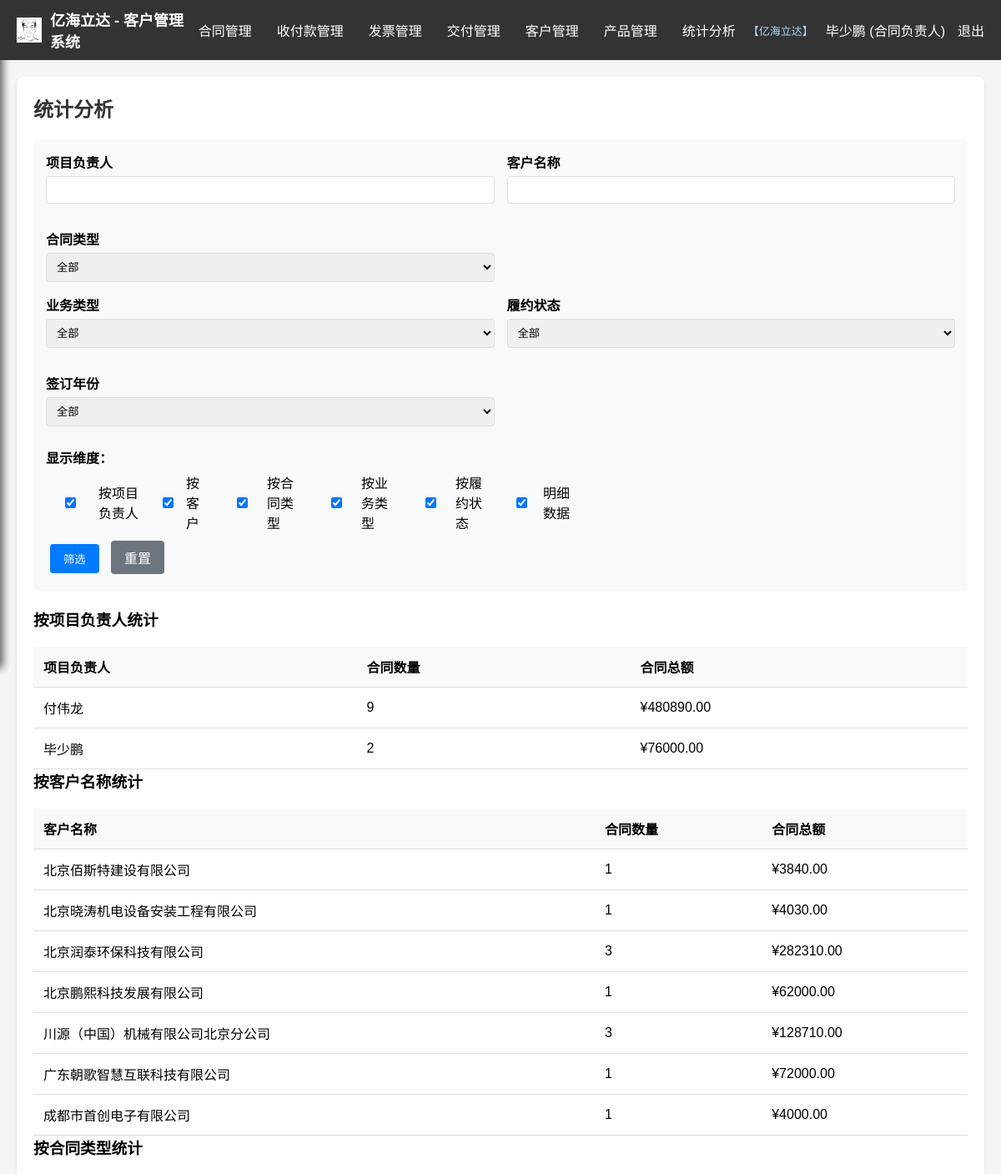
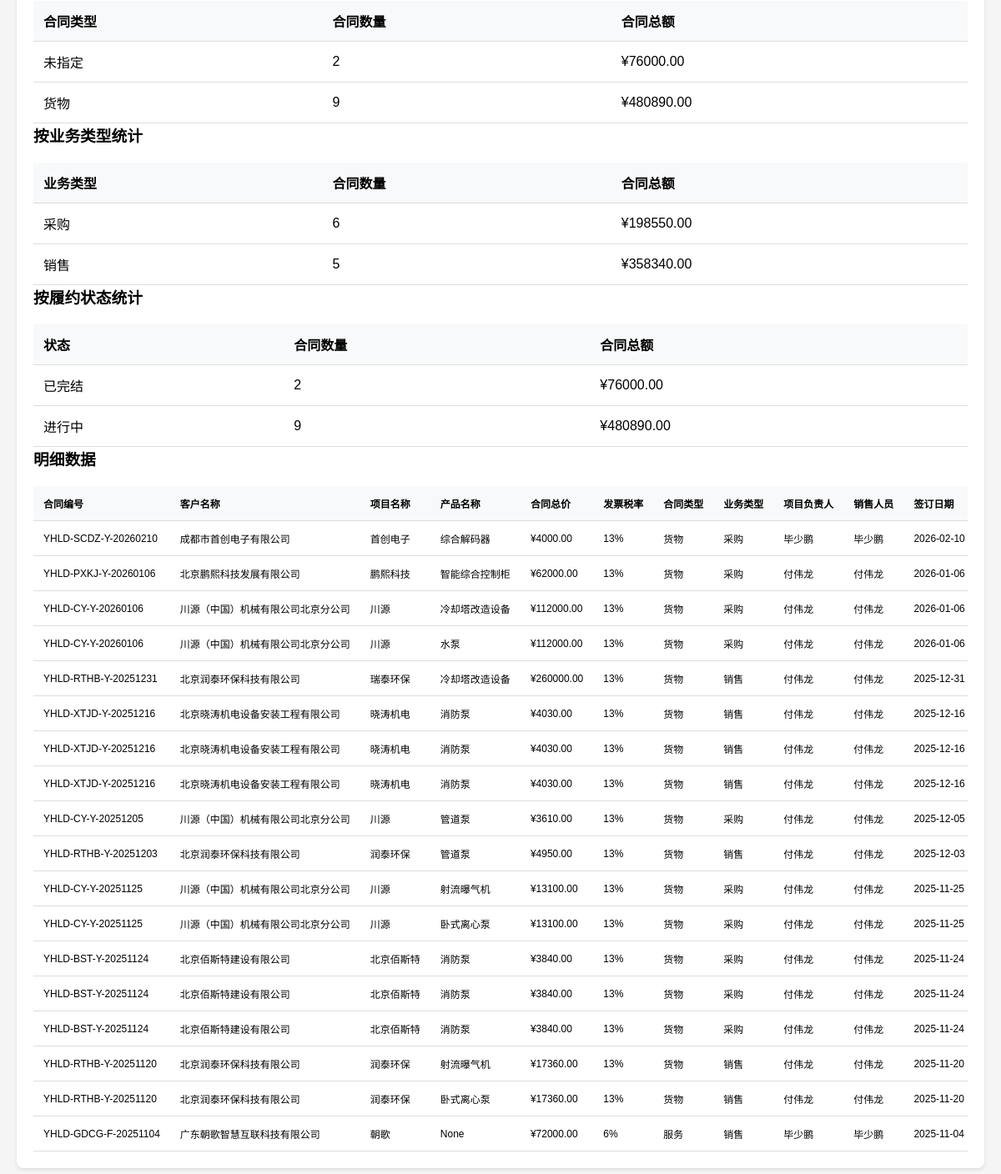
The app's page /statistics (signed in) with its own data (2 pictures, top to bottom).
### models.py (models this page shows, shortened)
class TenantCustomer(db.Model):
    id = db.Column(db.Integer, primary_key=True)
    name = db.Column(db.String(200), nullable=False, unique=True)
    description = db.Column(db.String(500))
    created_at = db.Column(db.DateTime, default=datetime.utcnow)
    system_name = db.Column(db.String(200))
    company_name = db.Column(db.String(200))
    logo_file = db.Column(db.String(200))
    trial_expires_at = db.Column(db.DateTime, nullable=True)
    users = db.relationship('User', backref='tenant', lazy=True)

class User(db.Model):
    id = db.Column(db.Integer, primary_key=True)
    username = db.Column(db.String(50), nullable=False)
    __table_args__ = (db.UniqueConstraint('username', 'customer_id', name='uq_user_username_tenant'),)
    password_hash = db.Column(db.String(200), nullable=False)
    role = db.Column(db.String(50), nullable=False)
    permissions = db.Column(db.String(500))
    created_at = db.Column(db.DateTime, default=datetime.utcnow)
    customer_id = db.Column(db.Integer, db.ForeignKey('tenant_customer.id'), nullable=True)
    organization_id = db.Column(db.Integer, db.ForeignKey('organization.id'), nullable=True)

class Contract(db.Model):
    id = db.Column(db.Integer, primary_key=True)
    contract_number = db.Column(db.String(100))  # 新增：合同编号
    customer_name = db.Column(db.String(200), nullable=False)
    project_name = db.Column(db.String(200), nullable=False)
    product_name = db.Column(db.String(200))
    model = db.Column(db.String(100))
    unit = db.Column(db.String(50))
    quantity = db.Column(db.Float)
    unit_price = db.Column(db.Float)
    total_price = db.Column(db.Float, nullable=False)
    tax_rate = db.Column(db.Float)
    contract_type = db.Column(db.String(50))
    sub_type = db.Column(db.String(100))
    project_staff = db.Column(db.String(200))
    sales_staff = db.Column(db.String(100))
    file_path = db.Column(db.String(500))
    signing_date = db.Column(db.Date)
    status = db.Column(db.String(20), default='进行中')
    business_type = db.Column(db.String(20), default='销售')
    created_at = db.Column(db.DateTime, default=datetime.utcnow)
    customer_id = db.Column(db.Integer, db.ForeignKey('tenant_customer.id'), nullable=True)
    created_by = db.Column(db.String(100))
    organization_id = db.Column(db.Integer, db.ForeignKey('organization.id'), nullable=True)
    payments = db.relationship('Payment', backref='contract', lazy=True, cascade='all, delete-orphan')
    deliveries = db.relationship('Delivery', backref='contract', lazy=True, cascade='all, delete-orphan')
    invoices = db.relationship('Invoice', backref='contract', lazy=True, cascade='all, delete-orphan')
    products = db.relationship('ContractProduct', backref='contract', lazy=True, cascade='all, delete-orphan')
    def get_total_paid(self):
        return sum(p.amount for p in self.payments)
    def get_unpaid_amount(self):
        return self.total_price - self.get_total_paid()
    def get_total_invoiced(self):
        return sum(i.amount for i in self.invoices if i.invoice_status == '已开具')
    def get_uninvoiced_amount(self):
        return self.total_price - self.get_total_invoiced()

class ContractProduct(db.Model):
    id = db.Column(db.Integer, primary_key=True)
    contract_id = db.Column(db.Integer, db.ForeignKey('contract.id'), nullable=False)
    product_name = db.Column(db.String(200))
    model = db.Column(db.String(100))
    unit = db.Column(db.String(50))
    quantity = db.Column(db.Float)
    unit_price = db.Column(db.Float)
    subtotal = db.Column(db.Float)
    tax_rate = db.Column(db.Float)
    contract_type = db.Column(db.String(50))  # 工程/货物/服务
    product_type = db.Column(db.String(100))  # 新增：产品类型
    created_at = db.Column(db.DateTime, default=datetime.utcnow)

### app.py (the view)
@app.route('/statistics')
@login_required
def statistics():
    from sqlalchemy import func
    q = Contract.query
    customer_id = get_current_customer_id()
    if customer_id is not None:
        q = q.filter(Contract.customer_id == customer_id)
    f_staff = request.args.get('f_staff', '')
    f_customer = request.args.get('f_customer', '')
    f_type = request.args.get('f_type', '')
    f_business = request.args.get('f_business', '')
    f_status = request.args.get('f_status', '')
    f_year = request.args.get('f_year', '')   # 新增：年份筛选
    if f_staff:
        q = q.filter(Contract.project_staff.like(f'%{f_staff}%'))
    if f_customer:
        q = q.filter(Contract.customer_name.like(f'%{f_customer}%'))
    if f_type:
        q = q.filter(Contract.contract_type == f_type)
    if f_business:
        q = q.filter(Contract.business_type == f_business)
    if f_status:
        q = q.filter(Contract.status == f_status)
    if f_year:
        q = q.filter(func.strftime('%Y', Contract.signing_date) == f_year)
    all_sheets = ['staff', 'customer', 'type', 'business', 'status', 'detail']
    selected_sheets = [s for s in request.args.getlist('f_sheets') if s in all_sheets]
    if not selected_sheets:
        selected_sheets = all_sheets  # 默认全部
    stats = {}
    if 'staff' in selected_sheets:
        stats['by_staff'] = q.with_entities(Contract.project_staff, func.count(Contract.id), func.sum(Contract.total_price)).group_by(Contract.project_staff).all()
    if 'customer' in selected_sheets:
        stats['by_customer'] = q.with_entities(Contract.customer_name, func.count(Contract.id), func.sum(Contract.total_price)).group_by(Contract.customer_name).all()
    if 'type' in selected_sheets:
        stats['by_type'] = q.with_entities(Contract.contract_type, func.count(Contract.id), func.sum(Contract.total_price)).group_by(Contract.contract_type).all()
    if 'status' in selected_sheets:
        stats['by_status'] = q.with_entities(Contract.status, func.count(Contract.id), func.sum(Contract.total_price)).group_by(Contract.status).all()
    if 'business' in selected_sheets:
        stats['by_business'] = q.with_entities(Contract.business_type, func.count(Contract.id), func.sum(Contract.total_price)).group_by(Contract.business_type).all()
    detail_contracts = []
    if 'detail' in selected_sheets:
        detail_contracts = q.order_by(Contract.signing_date.desc()).all()
    filters = {'f_staff': f_staff, 'f_customer': f_customer, 'f_type': f_type,
               'f_business': f_business, 'f_status': f_status, 'f_year': f_year}
    years_raw = db.session.query(func.strftime('%Y', Contract.signing_date)).filter(
        Contract.signing_date.isnot(None)
    ).distinct().order_by(func.strftime('%Y', Contract.signing_date).desc()).all()
    available_years = [int(y[0]) for y in years_raw if y[0]]
    user_permissions = db.session.get(User, session['user_id']).permissions or ''
    return render_template('statistics.html', stats=stats, filters=filters,
                           available_years=available_years, selected_sheets=selected_sheets,
                           detail_contracts=detail_contracts,
                           user_permissions=user_permissions)

### templates/statistics.html (shortened to what this page needs)
{% extends "base.html" %}
{% block content %}
<h2>统计分析</h2>
<form method="GET" style="background:#f8f9fa; padding:15px; border-radius:6px; margin-bottom:20px;">
    <div class="form-row">
        <div class="form-group" style="position:relative;">
            <label>项目负责人</label>
            <input type="text" name="f_staff" id="staffSearch" value="{{ filters.f_staff }}" autocomplete="off">
        </div>
        <div class="form-group" style="position:relative;">
            <label>客户名称</label>
            <input type="text" name="f_customer" id="customerSearch" value="{{ filters.f_customer }}" autocomplete="off">
        </div>
        <div class="form-group">
            <label>合同类型</label>
            <select name="f_type">
                <option value="">全部</option>
            </select>
        </div>
    </div>
    <div class="form-row">
        <div class="form-group">
            <label>业务类型</label>
            <select name="f_business">
                <option value="">全部</option>
            </select>
        </div>
        <div class="form-group">
            <label>履约状态</label>
            <select name="f_status">
                <option value="">全部</option>
            </select>
        </div>
        <div class="form-group">
            <label>签订年份</label>
            <select name="f_year">
                <option value="">全部</option>
            </select>
        </div>
    </div>
    <div style="margin-top:10px;">
        <label style="font-weight:bold;display:block;margin-bottom:6px;">显示维度：</label>
        <div style="display:flex;flex-wrap:wrap;gap:8px 16px;">
            <label style="display:flex;align-items:center;gap:4px;font-weight:normal;"><input type="checkbox" name="f_sheets" value="staff" {% if 'staff' in selected_sheets %}checked{% endif %}> 按项目负责人</label>
            <label style="display:flex;align-items:center;gap:4px;font-weight:normal;"><input type="checkbox" name="f_sheets" value="customer" {% if 'customer' in selected_sheets %}checked{% endif %}> 按客户</label>
            <label style="display:flex;align-items:center;gap:4px;font-weight:normal;"><input type="checkbox" name="f_sheets" value="type" {% if 'type' in selected_sheets %}checked{% endif %}> 按合同类型</label>
            <label style="display:flex;align-items:center;gap:4px;font-weight:normal;"><input type="checkbox" name="f_sheets" value="business" {% if 'business' in selected_sheets %}checked{% endif %}> 按业务类型</label>
            <label style="display:flex;align-items:center;gap:4px;font-weight:normal;"><input type="checkbox" name="f_sheets" value="status" {% if 'status' in selected_sheets %}checked{% endif %}> 按履约状态</label>
            <label style="display:flex;align-items:center;gap:4px;font-weight:normal;"><input type="checkbox" name="f_sheets" value="detail" {% if 'detail' in selected_sheets %}checked{% endif %}> 明细数据</label>
        </div>
    </div>
    <button type="submit" class="btn btn-primary">筛选</button>
    <a href="{{ url_for('statistics') }}" class="btn btn-secondary">重置</a>
</form>
{% if 'staff' in selected_sheets and stats.by_staff is defined %}
<h3>按项目负责人统计</h3>
<table>
    <thead>
        <tr>
            <th>项目负责人</th>
            <th>合同数量</th>
            <th>合同总额</th>
        </tr>
    </thead>
    <tbody>
        {% for staff, count, total in stats.by_staff %}
        <tr>
            <td>{{ staff or '未指定' }}</td>
            <td>{{ count }}</td>
            <td>¥{{ "%.2f"|format(total or 0) }}</td>
        </tr>
        {% endfor %}
    </tbody>
</table>
{% endif %}
{% if 'customer' in selected_sheets and stats.by_customer is defined %}
<h3>按客户名称统计</h3>
<table>
    <thead>
        <tr>
            <th>客户名称</th>
            <th>合同数量</th>
            <th>合同总额</th>
        </tr>
    </thead>
    <tbody>
        {% for customer, count, total in stats.by_customer %}
        <tr>
            <td>{{ customer }}</td>
            <td>{{ count }}</td>
            <td>¥{{ "%.2f"|format(total or 0) }}</td>
        </tr>
        {% endfor %}
    </tbody>
</table>
{% endif %}
{% if 'type' in selected_sheets and stats.by_type is defined %}
<h3>按合同类型统计</h3>
<table>
    <thead>
        <tr>
            <th>合同类型</th>
            <th>合同数量</th>
            <th>合同总额</th>
        </tr>
    </thead>
    <tbody>
        {% for type, count, total in stats.by_type %}
        <tr>
            <td>{{ type or '未指定' }}</td>
            <td>{{ count }}</td>
            <td>¥{{ "%.2f"|format(total or 0) }}</td>
        </tr>
        {% endfor %}
    </tbody>
</table>
{% endif %}
{% if 'business' in selected_sheets and stats.by_business is defined %}
<h3>按业务类型统计</h3>
<table>
    <thead>
        <tr>
            <th>业务类型</th>
            <th>合同数量</th>
            <th>合同总额</th>
        </tr>
    </thead>
    <tbody>
        {% for type, count, total in stats.by_business %}
        <tr>
            <td>{{ type }}</td>
            <td>{{ count }}</td>
            <td>¥{{ "%.2f"|format(total or 0) }}</td>
        </tr>
        {% endfor %}
    </tbody>
</table>
{% endif %}
{% if 'status' in selected_sheets and stats.by_status is defined %}
<h3>按履约状态统计</h3>
<table>
    <thead>
        <tr>
            <th>状态</th>
            <th>合同数量</th>
            <th>合同总额</th>
        </tr>
    </thead>
    <tbody>
        {% for status, count, total in stats.by_status %}
        <tr>
            <td>{{ status }}</td>
            <td>{{ count }}</td>
            <td>¥{{ "%.2f"|format(total or 0) }}</td>
        </tr>
        {% endfor %}
    </tbody>
</table>
{% endif %}
{% if 'detail' in selected_sheets and detail_contracts %}
<h3>明细数据</h3>
<div style="overflow-x:auto;">
<table style="font-size:12px;white-space:nowrap;">
    <thead>
        <tr>
            <th>合同编号</th><th>客户名称</th><th>项目名称</th><th>产品名称</th>
            <th>合同总价</th><th>发票税率</th><th>合同类型</th><th>业务类型</th>
            <th>项目负责人</th><th>销售人员</th><th>签订日期</th><th>状态</th>
        </tr>
    </thead>
    <tbody>
        {% for c in detail_contracts %}
        {% set products = c.products %}
        {% if products %}
            {% for cp in products %}
            <tr>
                <td>{{ c.contract_number or '-' }}</td>
                <td>{{ c.customer_name }}</td>
                <td>{{ c.project_name }}</td>
                <td>{{ cp.product_name or '-' }}</td>
                <td>¥{{ "%.2f"|format(c.total_price) }}</td>
                <td>{{ cp.tax_rate|notrailzero }}{% if cp.tax_rate %}%{% endif %}</td>
                <td>{{ c.contract_type or cp.contract_type or '-' }}</td>
                <td>{{ c.business_type or '-' }}</td>
                <td>{{ c.project_staff or '-' }}</td>
                <td>{{ c.sales_staff or '-' }}</td>
                <td>{{ c.signing_date or '-' }}</td>
            </tr>
            {% endfor %}
        {% endif %}
        {% endfor %}
    </tbody>
</table>
</div>
{% endif %}
{% endblock %}

### templates/base.html (shortened to what this page needs)
<!DOCTYPE html>
<html lang="zh-CN">
<head>
    <link rel="stylesheet" href="https://cdn.jsdelivr.net/npm/flatpickr/dist/flatpickr.min.css">
</head>
<body>
    <div class="top-nav">
        <div class="logo">
            {% if company_logo_file %}<img src="{{ url_for('static', filename=company_logo_file) }}" alt="logo">{% endif %}
            {% if company_name %}{{ company_name }} - {% endif %}{{ system_name|default('客户管理系统') }}
        </div>
        <ul class="top-menu">
            {% if session.username == 'superadmin' %}
            <li><a href="{{ url_for('tenant_management') }}">租户管理</a></li>
            <li><a href="{{ url_for('sysconfig') }}">系统配置</a></li>
            {% else %}
            <li id="contractMenu">
                <a href="{{ url_for('index') }}">合同管理</a>
            </li>
            <li id="paymentMenu">
                <a href="{{ url_for('payments_list') }}">收付款管理</a>
            </li>
            <li id="invoiceMenu">
                <a href="{{ url_for('invoices_list') }}">发票管理</a>
            </li>
            <li id="deliveryMenu">
                <a href="{{ url_for('deliveries_list') }}">交付管理</a>
            </li>
            <li id="customerMenu">
                <a href="{{ url_for('customers') }}">客户管理</a>
            </li>
            <li id="productMenu">
                <a href="{{ url_for('products') }}">产品管理</a>
            </li>
            <li><a href="{{ url_for('statistics') }}">统计分析</a></li>
            {% endif %}
        </ul>
        <div class="user-info">
            {% if current_tenant_name %}
            <span style="color: #adf; font-size:13px;">【{{ current_tenant_name }}】</span>
            {% elif session.username == 'superadmin' %}
            <span style="color: #adf; font-size:13px;">【系统总后台】</span>
            {% endif %}
            <span>{{ session.username }} ({{ session.role }})</span>
            <a href="{{ url_for('logout') }}">退出</a>
        </div>
    </div>
    <main class="main-content">
        <div class="container">
            {% block content %}{% endblock %}
        </div>
    </main>
</body>
</html>

### records on screen
TenantCustomer: logo_file (picture), company_name "亿海立达", name "亿海立达"
User: role "合同负责人"
Contract: customer_name "北京佰斯特建设有限公司", count "1", total_price "3840.00", contract_number "YHLD-BST-Y-20251124", project_name "北京佰斯特", contract_type "货物", business_type "采购", project_staff "付伟龙", sales_staff "付伟龙", signing_date "2025-11-24"
Contract: customer_name "北京晓涛机电设备安装工程有限公司", count "1", total_price "4030.00", contract_number "YHLD-XTJD-Y-20251216", project_name "晓涛机电", contract_type "货物", business_type "销售", project_staff "付伟龙", sales_staff "付伟龙", signing_date "2025-12-16"
Contract: customer_name "北京鹏熙科技发展有限公司", count "1", total_price "62000.00", contract_number "YHLD-PXKJ-Y-20260106", project_name "鹏熙科技", contract_type "货物", business_type "采购", project_staff "付伟龙", sales_staff "付伟龙", signing_date "2026-01-06"
Contract: customer_name "广东朝歌智慧互联科技有限公司", count "1", total_price "72000.00", contract_number "YHLD-GDCG-F-20251104", project_name "朝歌", contract_type.contract_type "服务", business_type "销售", project_staff "毕少鹏", sales_staff "毕少鹏", signing_date "2025-11-04"
Contract: customer_name "成都市首创电子有限公司", count "1", total_price "4000.00", contract_number "YHLD-SCDZ-Y-20260210", project_name "首创电子", contract_type.contract_type "货物", business_type "采购", project_staff "毕少鹏", sales_staff "毕少鹏", signing_date "2026-02-10"
ContractProduct: product_name "综合解码器", tax_rate|notrailzero "13"
ContractProduct: product_name "智能综合控制柜", tax_rate|notrailzero "13"
Contract: contract_number "YHLD-CY-Y-20260106", customer_name "川源（中国）机械有限公司北京分公司", project_name "川源", total_price "112000.00", contract_type "货物", business_type "采购", project_staff "付伟龙", sales_staff "付伟龙", signing_date "2026-01-06"
ContractProduct: product_name "冷却塔改造设备", tax_rate|notrailzero "13"
ContractProduct: product_name "水泵", tax_rate|notrailzero "13"
Contract: contract_number "YHLD-RTHB-Y-20251231", customer_name "北京润泰环保科技有限公司", project_name "瑞泰环保", total_price "260000.00", contract_type "货物", business_type "销售", project_staff "付伟龙", sales_staff "付伟龙", signing_date "2025-12-31"
ContractProduct: product_name "冷却塔改造设备", tax_rate|notrailzero "13"
ContractProduct: product_name "消防泵", tax_rate|notrailzero "13"
ContractProduct: product_name "消防泵", tax_rate|notrailzero "13"
ContractProduct: product_name "消防泵", tax_rate|notrailzero "13"
Contract: contract_number "YHLD-CY-Y-20251205", customer_name "川源（中国）机械有限公司北京分公司", project_name "川源", total_price "3610.00", contract_type "货物", business_type "采购", project_staff "付伟龙", sales_staff "付伟龙", signing_date "2025-12-05"
ContractProduct: product_name "管道泵", tax_rate|notrailzero "13"
Contract: contract_number "YHLD-RTHB-Y-20251203", customer_name "北京润泰环保科技有限公司", project_name "润泰环保", total_price "4950.00", contract_type "货物", business_type "销售", project_staff "付伟龙", sales_staff "付伟龙", signing_date "2025-12-03"
ContractProduct: product_name "管道泵", tax_rate|notrailzero "13"
Contract: contract_number "YHLD-CY-Y-20251125", customer_name "川源（中国）机械有限公司北京分公司", project_name "川源", total_price "13100.00", contract_type "货物", business_type "采购", project_staff "付伟龙", sales_staff "付伟龙", signing_date "2025-11-25"
ContractProduct: product_name "射流曝气机", tax_rate|notrailzero "13"
ContractProduct: product_name "卧式离心泵", tax_rate|notrailzero "13"
ContractProduct: product_name "消防泵", tax_rate|notrailzero "13"
ContractProduct: product_name "消防泵", tax_rate|notrailzero "13"
ContractProduct: product_name "消防泵", tax_rate|notrailzero "13"
Contract: contract_number "YHLD-RTHB-Y-20251120", customer_name "北京润泰环保科技有限公司", project_name "润泰环保", total_price "17360.00", contract_type "货物", business_type "销售", project_staff "付伟龙", sales_staff "付伟龙", signing_date "2025-11-20"
ContractProduct: product_name "射流曝气机", tax_rate|notrailzero "13"
ContractProduct: product_name "卧式离心泵", tax_rate|notrailzero "13"
ContractProduct: product_name "None", tax_rate|notrailzero "6"

### other values on screen
{{ system_name|default('客户管理系统') }} "客户管理系统"
{{ session.username }} "毕少鹏"
{{ staff or '未指定' }} "付伟龙" "毕少鹏"
{{ count }} "9" "2"
{{ "%.2f"|format(total or 0) }} "480890.00" "76000.00"
{{ customer }} "北京润泰环保科技有限公司" "川源（中国）机械有限公司北京分公司"
{{ count }} "3" "3"
{{ "%.2f"|format(total or 0) }} "282310.00" "128710.00"
{{ type or '未指定' }} "未指定" "货物"
{{ count }} "2" "9"
{{ "%.2f"|format(total or 0) }} "76000.00" "480890.00"
{{ type }} "采购" "销售"
{{ count }} "6" "5"
{{ "%.2f"|format(total or 0) }} "198550.00" "358340.00"
{{ status }} "已完结" "进行中"
